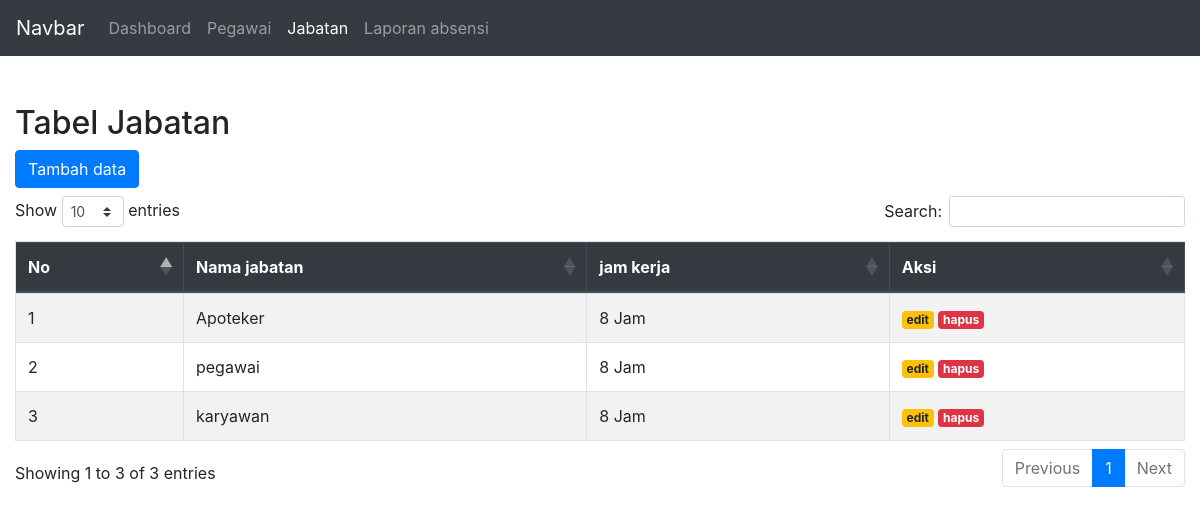
Screenshot of /index.php/admin/jabatan with the database file from the repository.
### tables this page shows
CREATE TABLE `jabatan` (
  `id_jabatan` int(11) NOT NULL,
  `nama_jabatan` varchar(255) NOT NULL,
  `jam_kerja` int(2) NOT NULL
);

### application/controllers/Admin.php (called while the page is built, shortened)
<?php
class Admin extends CI_Controller {
    public function jabatan()
	{
        $data['jabatan'] = $this->Jabatan_models->jabatan_get();
        $this->form_validation->set_rules('namajabatan', 'Namajabatan', 'required|trim');
        $this->form_validation->set_rules('jamkerja', 'Jamkerja', 'required|trim');
        if ($this->form_validation->run() == false) {
            $this->load->view('tbl_jabatan.php' , $data);
        }
    }
    }

### index.php (called while the page is built, shortened)
<?php
require_once BASEPATH.'core/CodeIgniter.php';

### application/models/Jabatan_models.php (called while the page is built, shortened)
<?php
class Jabatan_models extends CI_Model
{
    public function jabatan_get()
    {
        return $this->db->get('jabatan')->result_array();
    }
}

### application/views/tbl_jabatan.php (the view, shortened to what this page needs)
<!doctype html>
<html lang="en">
  <head>
    <link rel="stylesheet" href="https://cdn.jsdelivr.net/npm/bootstrap@4.6.2/dist/css/bootstrap.min.css">
    <link rel="stylesheet" type="text/css" href="https://cdn.datatables.net/1.13.1/css/dataTables.bootstrap4.min.css">
  </head>
  <body>
    <nav class="navbar navbar-expand-lg navbar-dark bg-dark">
    <a class="navbar-brand" href="#">Navbar</a>
    <div class="collapse navbar-collapse" id="navbarNavAltMarkup">
        <div class="navbar-nav">
        <a class="nav-link " href="<?= base_url('Admin') ?>">Dashboard </a>
        <a class="nav-link " href="<?= base_url('Admin/pegawai') ?>">Pegawai </a>
        <a class="nav-link active" href="<?= base_url('Admin/jabatan') ?>">Jabatan <span class="sr-only">(current)</span></a>
        <a class="nav-link" href="<?= base_url('Admin/laporan_absensi') ?>">Laporan absensi</a>
        </div>
    </div>
    </nav>
    <div class="container-fluid mt-5">
        <h2>Tabel Jabatan</h2>
        <button type="button" class="btn btn-primary" data-toggle="modal" data-target="#tambahdata">Tambah data</button>
    <table id="example" class="table table-striped table-bordered mt-4" style="width:100%" >
        <thead class="thead-dark">
            <tr>
            <th scope="col">No</th>
            <th scope="col">Nama jabatan</th>
            <th scope="col">jam kerja</th>
            <th scope="col">Aksi</th>
            </tr>
        </thead>
        <tbody>
        <?php $i = 1; ?>
            <?php foreach ($jabatan as $k) : ?>
                <tr>
                    <td><?= $i; ?></td>
                    <td><?= $k['nama_jabatan']; ?></td>
                    <td><?= $k['jam_kerja']; ?> Jam</td>
                    <td>
                        <a href="<?= base_url(); ?>Admin/edit_jabatan/<?= $k['id_jabatan']; ?>" class="badge badge-warning">edit</a>
                        <a href="<?= base_url(); ?>Admin/hapus_data_jabatan/<?= $k['id_jabatan']; ?>" class="badge badge-danger alert_notif">hapus</a>
                    </td>
                </tr>
                <?php $i++; ?>
            <?php endforeach; ?>
        </tbody>
    </table>
    </div>
  </body>
</html>

### rows the page displays
jabatan: nama_jabatan "Apoteker", jam_kerja "8"
jabatan: nama_jabatan "pegawai", jam_kerja "8"
jabatan: nama_jabatan "karyawan", jam_kerja "8"
